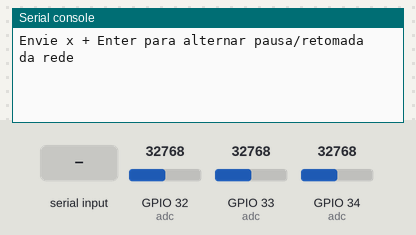
This program was run on a simulated ESP32 board running MicroPython. On the bench: the last lines printed to the serial console. Wiring (from the project's diagram.json): light sensor on GPIO 32, light sensor on GPIO 33, light sensor on GPIO 34. Inputs (shaded band) come from the test bench; at power-on: GPIO 32 (adc) = 32768, GPIO 33 (adc) = 32768, GPIO 34 (adc) = 32768 (analog values on the 0–65535 scale). WiFi joins after 1.5 s; the clock reads 2024-03-15 10:24:30 at power-on unless the program sets it; random numbers come from a fixed seed; no MQTT or app messages arrive unless stated; threads take turns every 2 ms.

Above: at 1.2 s.
1.3 s: "x" typed at the serial console
At 1.9 s:
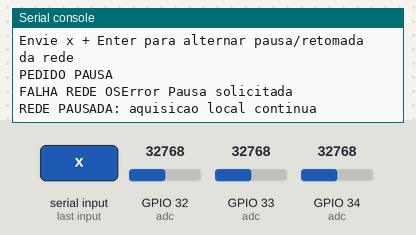
2.9 s: "x" typed at the serial console
At 4.4 s:
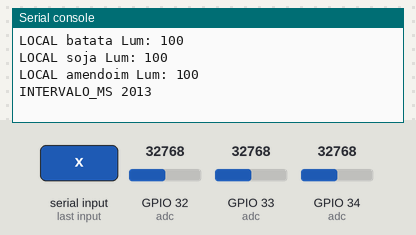
4.5 s: GPIO 32 (adc) set to 29345
6.0 s: GPIO 33 (adc) set to 29345
At 7.2 s:
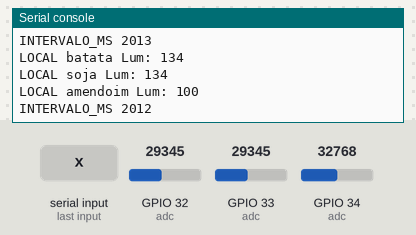
7.5 s: GPIO 34 (adc) set to 29345
At 8.8 s:
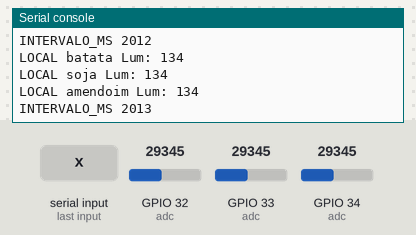
9.0 s: GPIO 32 (adc) set to 30655
At 11.2 s:
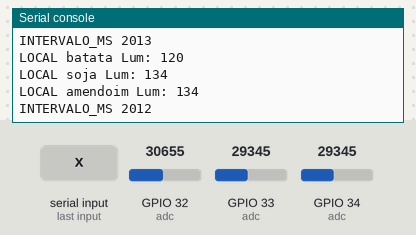
Timing chart, 0 to 11.5 s (numbered marks = the images above; inputs shaded):
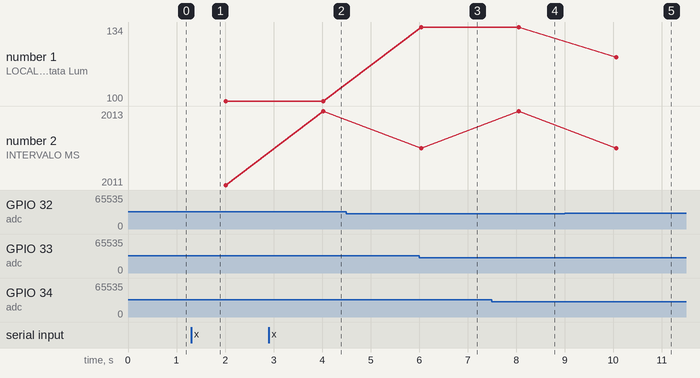

Measured:
- after the input at 1.3 s, the serial console: prints a new line at once (image 1)
- after the input at 2.9 s, the serial console: prints a new line at once (image 2)
- after the input at 6.0 s, the serial console: prints a new line at once (image 3)
- after the input at 7.5 s, the serial console: prints a new line after 0.55 s (image 4)
- after the input at 9.0 s, the serial console: prints a new line after 1.1 s (image 5)
- plotted number 1: 134 → 120 after the input at 9.0 s
- plotted number 2: 2011 → 2013 after the input at 2.9 s

The program:

main.py
```python
from machine import ADC, Pin
import time
import network
import ntptime
import ssl
import json
import os
import binascii
import _thread
import sys
import select

from mqtt_client import MQTTClient
from ca_cert import ca_der
from config import (
    MQTT_HOST, MQTT_PORT, MQTT_USER, MQTT_PASSWORD,
    DEVICE_ID, TOPIC, SEND_INTERVAL_MS
)

# ==========================================
# CONFIGURACAO GERAL
# ==========================================

BOOT_ID = binascii.hexlify(os.urandom(8)).decode()
CLIENT_ID = (DEVICE_ID + "-" + BOOT_ID).encode()

lock = _thread.allocate_lock()

estado = {
    "leituras": [],
    "pausa": False,
    "confirmada": False
}

contador = 0


# ==========================================
# SENSORES LDR
# ==========================================

sensores = [
    {
        "id": "batata",
        "adc": ADC(Pin(32))
    },
    {
        "id": "soja",
        "adc": ADC(Pin(33))
    },
    {
        "id": "amendoim",
        "adc": ADC(Pin(34))
    }
]

for sensor in sensores:
    sensor["adc"].atten(ADC.ATTN_11DB)


VIN = 3.3
R_FIXED = 10000.0
RL10 = 50000.0
GAMMA = 0.7


def read_lux(adc):
    raw = adc.read_u16()

    # Evita divisao por zero e valores infinitos.
    voltage = (raw / 65535.0) * VIN

    if voltage < 0.0001:
        voltage = 0.0001

    if voltage > VIN - 0.0001:
        voltage = VIN - 0.0001

    r_ldr = R_FIXED * (voltage / (VIN - voltage))

    lux = 10.0 * ((RL10 / r_ldr) ** (1.0 / GAMMA))

    return round(lux)


# ==========================================
# IDENTIFICACAO DAS MENSAGENS
# ==========================================

def novo_id():
    global contador

    contador += 1

    return "%s-%s-%d" % (
        DEVICE_ID,
        BOOT_ID,
        contador
    )


# ==========================================
# CONTROLE DE PAUSA
# ==========================================

def pausado():
    with lock:
        return estado["pausa"]


def esperar(ms):
    inicio = time.ticks_ms()

    while time.ticks_diff(time.ticks_ms(), inicio) < ms:
        if pausado():
            return

        time.sleep_ms(100)


# ==========================================
# CONEXAO WIFI E MQTT
# ==========================================

def fechar(cliente):
    if cliente is not None:
        try:
            cliente.sock.close()
        except Exception:
            pass


def conectar(wifi):
    wifi.active(True)

    if not wifi.isconnected():
        wifi.disconnect()
        time.sleep_ms(500)

        wifi.connect("Wokwi-GUEST", "")

    inicio = time.ticks_ms()

    while not wifi.isconnected():
        if pausado():
            raise OSError("Pausa solicitada")

        if time.ticks_diff(time.ticks_ms(), inicio) > 30000:
            wifi.disconnect()
            raise OSError("Tempo de Wi-Fi excedido")

        time.sleep_ms(100)

    print("IP", wifi.ifconfig()[0])

    ntptime.timeout = 3
    ntptime.settime()

    print("RELOGIO SINCRONIZADO", time.gmtime()[:6])

    if pausado():
        raise OSError("Pausa solicitada")

    ssl_params = {
        "cert_reqs": ssl.CERT_REQUIRED,
        "cadata": ca_der(),
        "server_hostname": MQTT_HOST
    }

    cliente = MQTTClient(
        client_id=CLIENT_ID,
        server=MQTT_HOST,
        port=MQTT_PORT,
        user=MQTT_USER.encode(),
        password=MQTT_PASSWORD.encode(),
        keepalive=60,
        ssl=True,
        ssl_params=ssl_params
    )

    try:
        cliente.connect(timeout=5)
    except Exception:
        fechar(cliente)
        raise

    print("MQTT CONECTADO")

    return cliente


# ==========================================
# TAREFA DE REDE
# ==========================================

def tarefa_rede():
    wifi = network.WLAN(network.STA_IF)

    cliente = None
    ultimo_envio = None

    while True:
        try:
            if pausado():
                fechar(cliente)
                cliente = None

                if wifi.active():
                    wifi.active(False)

                with lock:
                    primeira = not estado["confirmada"]
                    estado["confirmada"] = True

                if primeira:
                    print("REDE PAUSADA: aquisicao local continua")

                time.sleep_ms(100)
                continue

            with lock:
                estado["confirmada"] = False

            if cliente is None or not wifi.isconnected():
                fechar(cliente)
                cliente = None

                cliente = conectar(wifi)

                ultimo_envio = None

            agora = time.ticks_ms()

            venceu = (
                ultimo_envio is None or
                time.ticks_diff(agora, ultimo_envio) >= SEND_INTERVAL_MS
            )

            if venceu and not pausado():

                # Copia as leituras sem manter o lock durante a rede.
                with lock:
                    leituras = [
                        dict(leitura)
                        for leitura in estado["leituras"]
                    ]

                if leituras and not pausado():

                    for leitura in leituras:
                        payload = json.dumps(leitura).encode()

                        cliente.publish(
                            TOPIC.encode(),
                            payload,
                            retain=False,
                            qos=0
                        )

                        print(
                            "PUBLICADO",
                            leitura["sensor_id"],
                            leitura["message_id"],
                            "(nao comprova gravacao)"
                        )

                    ultimo_envio = time.ticks_ms()

            time.sleep_ms(100)

        except Exception as erro:
            print(
                "FALHA REDE",
                type(erro).__name__,
                str(erro)
            )

            fechar(cliente)
            cliente = None

            esperar(3000)


# ==========================================
# LEITURA DOS SENSORES
# ==========================================

poll = select.poll()
poll.register(sys.stdin, select.POLLIN)

print("Envie x + Enter para alternar pausa/retomada da rede")

_thread.start_new_thread(tarefa_rede, ())

ultimo = time.ticks_ms()

while True:

    # Controle de pausa pelo monitor serial.
    if poll.poll(0):
        tecla = sys.stdin.read(1)

        if tecla.lower() == "x":
            with lock:
                estado["pausa"] = not estado["pausa"]
                pedido = estado["pausa"]

            print(
                "PEDIDO",
                "PAUSA" if pedido else "RETOMADA"
            )

    agora = time.ticks_ms()

    if time.ticks_diff(agora, ultimo) >= 2000:

        intervalo = time.ticks_diff(agora, ultimo)
        ultimo = agora

        novas_leituras = []

        # Le cada sensor individualmente.
        for sensor in sensores:
            try:
                lux_value = read_lux(sensor["adc"])

                leitura = {
                    "device_id": DEVICE_ID,
                    "message_id": novo_id(),
                    "sensor_id": sensor["id"],
                    "luminosity": lux_value
                }

                novas_leituras.append(leitura)

                print(
                    "LOCAL",
                    sensor["id"],
                    "Lum:",
                    lux_value
                )

            except OSError as erro:
                print(
                    "FALHA SENSOR",
                    sensor["id"],
                    erro
                )

        # Atualiza as tres leituras de uma vez.
        with lock:
            estado["leituras"] = novas_leituras

        print("INTERVALO_MS", intervalo)

    time.sleep_ms(50)
```

ca_cert.py
```python
import binascii

CA_PEM = """
-----BEGIN CERTIFICATE-----
MIIDjjCCAnagAwIBAgIQAzrx5qcRqaC7KGSxHQn65TANBgkqhkiG9w0BAQsFADBh
MQswCQYDVQQGEwJVUzEVMBMGA1UEChMMRGlnaUNlcnQgSW5jMRkwFwYDVQQLExB3
d3cuZGlnaWNlcnQuY29tMSAwHgYDVQQDExdEaWdpQ2VydCBHbG9iYWwgUm9vdCBH
MjAeFw0xMzA4MDExMjAwMDBaFw0zODAxMTUxMjAwMDBaMGExCzAJBgNVBAYTAlVT
MRUwEwYDVQQKEwxEaWdpQ2VydCBJbmMxGTAXBgNVBAsTEHd3dy5kaWdpY2VydC5j
b20xIDAeBgNVBAMTF0RpZ2lDZXJ0IEdsb2JhbCBSb290IEcyMIIBIjANBgkqhkiG
9w0BAQEFAAOCAQ8AMIIBCgKCAQEAuzfNNNx7a8myaJCtSnX/RrohCgiN9RlUyfuI
2/Ou8jqJkTx65qsGGmvPrC3oXgkkRLpimn7Wo6h+4FR1IAWsULecYxpsMNzaHxmx
1x7e/dfgy5SDN67sH0NO3Xss0r0upS/kqbitOtSZpLYl6ZtrAGCSYP9PIUkY92eQ
q2EGnI/yuum06ZIya7XzV+hdG82MHauVBJVJ8zUtluNJbd134/tJS7SsVQepj5Wz
tCO7TG1F8PapspUwtP1MVYwnSlcUfIKdzXOS0xZKBgyMUNGPHgm+F6HmIcr9g+UQ
vIOlCsRnKPZzFBQ9RnbDhxSJITRNrw9FDKZJobq7nMWxM4MphQIDAQABo0IwQDAP
BgNVHRMBAf8EBTADAQH/MA4GA1UdDwEB/wQEAwIBhjAdBgNVHQ4EFgQUTiJUIBiV
5uNu5g/6+rkS7QYXjzkwDQYJKoZIhvcNAQELBQADggEBAGBnKJRvDkhj6zHd6mcY
1Yl9PMWLSn/pvtsrF9+wX3N3KjITOYFnQoQj8kVnNeyIv/iPsGEMNKSuIEyExtv4
NeF22d+mQrvHRAiGfzZ0JFrabA0UWTW98kndth/Jsw1HKj2ZL7tcu7XUIOGZX1NG
Fdtom/DzMNU+MeKNhJ7jitralj41E6Vf8PlwUHBHQRFXGU7Aj64GxJUTFy8bJZ91
8rGOmaFvE7FBcf6IKshPECBV1/MUReXgRPTqh5Uykw7+U0b6LJ3/iyK5S9kJRaTe
pLiaWN0bfVKfjllDiIGknibVb63dDcY3fe0Dkhvld1927jyNxF1WW6LZZm6zNTfl
MrY=
-----END CERTIFICATE-----

"""

def ca_der():
    begin = "-----BEGIN CERTIFICATE-----"
    end = "-----END CERTIFICATE-----"
    if CA_PEM.count(begin) != 1 or CA_PEM.count(end) != 1:
        raise ValueError("CA pendente: cole um certificado PEM completo em ca_cert.py")
    encoded = CA_PEM.split(begin)[1].split(end)[0]
    encoded = "".join(encoded.split())
    return binascii.a2b_base64(encoded)
```

config.py
```python
MQTT_HOST = "y8987b92.ala.us-east-1.emqxsl.com"
MQTT_PORT = 8883
MQTT_USER = "esp32_g02"
MQTT_PASSWORD = "odeioogithub"
DEVICE_ID = "esp32_02"
TOPIC = "esp32_02/luminosidade"
SEND_INTERVAL_MS = 10000
```
